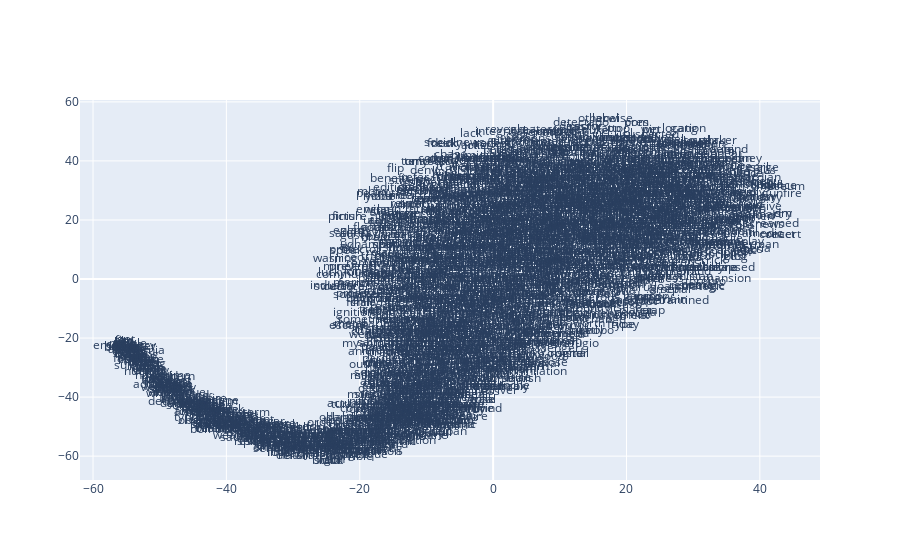

The code cell stored with this chart in its notebook:
### Code cell
x_vals, y_vals, labels = reduce_dimensions(model_si_sg)
plot_function(x_vals, y_vals, labels)

### Figure 1 — Plotly figure (JSON) as saved in the notebook; plotly's stock layout.template omitted (floating-point values rounded to 4 significant figures; data arrays with more than 128 entries replaced by an {"elided": "..."} marker saying what was removed)
{"data": [{"mode": "text", "text": {"elided": "2698 str values"}, "type": "scatter", "x": {"elided": "2698 float values"}, "y": {"elided": "2698 float values"}}], "layout": {}}
